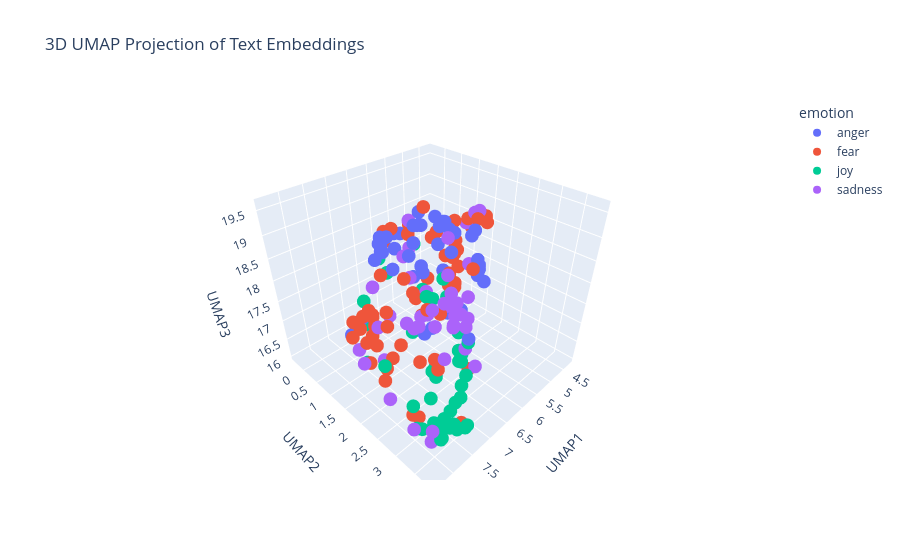

Notebook source saved alongside this figure:
### Markdown cell above
---
##### <a id='toc1_5_8_1_1_'></a>[**>>> Exercise 4 (Take home):**](#toc0_)

Apply UMAP to the same embeddings to reduce the dimensionality to 3D vectors and plot the 3D graph, discuss the differences and similarities with the 2D graph.

### Code cell
# Answer here

from mpl_toolkits.mplot3d import Axes3D
import matplotlib.pyplot as plt

reducer = umap.UMAP(n_components=3, metric='cosine', random_state=28) 
embedding_3d = reducer.fit_transform(X_embeddings)

df_plot = pd.DataFrame(embedding_3d, columns=['UMAP1', 'UMAP2', 'UMAP3'])
df_plot['emotion'] = combined_df['emotion']
df_plot['intensity'] = combined_df['intensity']
df_plot['text'] = combined_df['text']

df_plot

# Plot the results in subplots
col = ['coral', 'blue', 'black', 'orange']
categories = df_plot['emotion'].unique() 

fig = px.scatter_3d(
    df_plot,
    x='UMAP1',
    y='UMAP2',
    z='UMAP3',
    color='emotion',  # Color points by the 'emotion' column
    hover_data=['text', 'intensity'],  # Show text and intensity on hover
    title='3D UMAP Projection of Text Embeddings'
)

fig.show()

### Figure 1 — Plotly figure (JSON) as saved in the notebook; plotly's stock layout.template omitted (floating-point values rounded to 4 significant figures)
{"data": [{"customdata": [["@savageimiike one of my favorite songs brother, real talk. ", 0.157], ["BANG! Gordon #Brown has been accused of abusing a gazillion #rabid parrots!", 0.562], ["@paulkrugman relentless echo chamber - negative comments with lots of reverb. Typical bully behavior.", 0.542], ["@SapientSoldier timid but determined version of the rabid beasts beyond the land. Growling beneath my restrained breath, I //rip// myself --", 0.542], ["How was Natalie one of the top three favorites?! #toofaced and #bitter 🙄", 0.667], ["@MetsProspectHub @brianpmangan taking offense to acount...he ranks 32 of 36 over last 2 years by SABR", 0.312], ["@paulbushnell25 @EE bad news if ordered online it hasn't gone through same happened to me had to re order on the phone ", 0.458], ["I offend u", 0.417], ["Some moving clips on youtube tonight of the vigil held at Tulsa Metropolitan Baptist church for #TerenceCruther #justice #anger #sadness", 0.5], ["@ManUtd you have had from me over the years is irrelevant. Its an absolute joke. #manutd #ticketing #fuming #noloyalty #joke #notimpressed", 0.873], ["@jamiesonhelen @MarianKeyes all three of my agin's on the pout .", 0.296], ["I dislike people who get offended by the littlest shit .", 0.729], ["People irritate me 🙄", 0.646], ["Can someone make me a priority list of which things I should be outraged at + in which order? #outrage #racism #animalrights #abortion #cops", 0.583], ["I'm not used to pretty girls that use curse words to express their anger. I just feel like I'm a little bit surprised and turned off as well", 0.542], ["@bringyouhome2 I'm about to fly into a fit of rage it's not FAIR", 0.792], ["#india will take #revenge  by making 3 new movies like #phantom and they will be like #ghus_k_maren_ge this is how indian army take revenge", 0.5], ["@SarahMi40605180 @kaileighhxo sorry to burst the bubble but there was never any illusion 🙈😂😂", 0.396], ["Have wee pop socks on and they KEEP FALLING OFF INSIDE MY SHOES ", 0.562], ["@WatcherDev @WarcraftDevs put so much artefact points into fury and cant raid... literally wasted 1 month of my life! Thanks blizzard", 0.667], ["When anger rises, think of the consequences. #quote #wisdom ", 0.333], ["@JasonMillerinDC @realDonaldTrump Prudence suggests that a 8+% bump over 2-3 weeks should be viewed with SKEPTICISM. Media/HRC axis #angry", 0.583], ["@cc_yandian @HillaryClinton her team must draw from a hat for daily personality #drugged #angry #yeller #quiet #screamer #😂😂", 0.583], ["@kingvee_ don't provoke me to anger", 0.708], ["Recommended reading: Prisoners of Hate by Aaron Beck ", 0.292], ["He totally knew about it'. Trump finally gets revenge for his son-in-law's prosecution/imprisonment and throws Christie under the bus.", 0.458], ["@KevinI @GGGBoxing @SpecialKBrook pretty average, klitschko fury did about 600k and Joshua white did about 450k", 0.417], ["Trumpism likewise rests on a bed of racial resentment that was made knowingly and intentionally, long before Trump got into politics.", 0.417], ["@marthalyssa yep. LOL ", 0.438], ["My mind is raging and i just want to end it all", 0.75], ["@ChronAVT ummm, the blog says 'with Simon Stehr faking 7th'...I'll expect an investigation forthwith. This is an ", 0.479], ["@warFarePower dip it in boiling water", 0.396], ["They're like the rape apologists who (inadvertently?) make men sound like rabid, mindless beasts. With friends like these...", 0.583], ["@DeltaDomain @SawDraze @qurions dis dat nigga from fume right?", 0.417], ["@PatVPeters @FreeBeacon Quite the response of retaliation from Weiner in getting revenge on Huma &amp; Hillary 'clam digging'.\\n#AllScumbags", 0.5], ["Like hello? I am your first born you must always laugh at my jokes. #offended", 0.562], ["LIFE TIP 101. I know unresolved #anger is likely to cause problems in several areas of my life. I must recognize it &amp; properly deal with it.", 0.417], ["@cc_yandian @HillaryClinton her team must draw from a hat for daily personality #drugged  #yeller #quiet #screamer #😂😂", 0.521], ["Why to have vanity sizes?Now sizes S,XS(evenXXS sometimes) are too big, WTF?! Dear corporate jerks, Lithuania didn't need this. #rant #angry", 0.708], ["@RevTrevK @Wolfman93011 @Daraidernation @EROCKhd Take 2k out of it the numbers on madden are low and have dropped and people are unhappy", 0.586], ["@TrueAggieFan oh so that's where Brian was! Where was my invite? #offended", 0.417], ["Why to have vanity sizes?Now sizes S,XS(evenXXS sometimes) are too big, WTF?! Dear corporate jerks, Lithuania didn't need this. #rant ", 0.518], ["@pbhushan1 @IndianExpress so in your opinion is this the worst delhi govt? #acrid #bitter #hypocrisy", 0.708], ["@ArcticFantasy I would have almost took offense to this if I actually snapped you", 0.458], ["Ok scrubbed hands 5 times before trying to put them in.\\nEyeballs #burning \\n#EvenMoreBlind accidentally scared the #cat whilst #screeching", 0.604], ["Lol little things like that make me so angry x", 0.604], ["@TrevorHMoore @paget_old In Scotland, the right-wingers are the most rabid anti-nationalists. Socialists are mostly in favour.", 0.604], ["Hate when guys cant control their anger 🙃🙃", 0.646]], "hovertemplate": "emotion=anger<br>UMAP1=%{x}<br>UMAP2=%{y}<br>UMAP3=%{z}<br>text=%{customdata[0]}<br>intensity=%{customdata[1]}<extra></extra>", "legendgroup": "anger", "marker": {"color": "#636efa", "symbol": "circle"}, "mode": "markers", "name": "anger", "scene": "scene", "showlegend": true, "type": "scatter3d", "x": [6.662, 6.361, 6.037, 7.63, 6.148, 5.306, 4.449, 6.05, 5.9, 4.584, 6.394, 6.158, 6.442, 6.698, 6.279, 6.136, 5.652, 6.52, 7.226, 4.829, 6.616, 6.353, 6.419, 6.409, 6.579, 6.397, 5.076, 6.49, 7.005, 7.09, 6.19, 6.493, 6.923, 6.188, 6.017, 5.96, 6.675, 6.67, 5.807, 5.03, 5.629, 5.716, 5.288, 5.887, 8.113, 6.131, 5.991, 6.29], "y": [2.224, 0.6261, 0.5322, 1.2, 2.081, 2.091, 1.207, 2.627, 1.648, 1.26, 1.833, 2.156, 2.057, 1.657, 1.997, 1.727, -0.1354, 2.692, 2.411, 1.544, 1.68, 0.2589, 0.329, 1.5, 0.7494, 0.2527, 1.881, 0.4247, 2.241, 1.966, 1.361, 2.887, 1.034, 2.066, 0.3078, 2.516, 1.646, 0.4412, 1.55, 1.869, 2.316, 1.494, 0.3717, 2.676, 1.51, 1.997, 0.8635, 1.796], "z": [16.43, 17.81, 18.51, 17.55, 18.75, 18.01, 18.56, 18.78, 18.05, 18.18, 16.95, 19.18, 19.38, 18.99, 19.31, 18.77, 18.11, 17.96, 19.08, 18.5, 19.32, 18.23, 18.15, 19.45, 18.71, 18.29, 17.65, 18.55, 17.41, 19.02, 17.99, 17.37, 18.63, 17.36, 18.04, 18.58, 19.33, 18.1, 19.06, 17.88, 18.28, 19.01, 18.37, 18.26, 17.61, 19.19, 17.56, 19.42]}, {"customdata": [["@Mickeyplyler @QualkTalk the refs are in GT's favor tonight. #terrible", 0.312], ["@Gotham3 ~ Crushes are for kids! Just like trix. \\rHow bout some full blown up Love that makes you quiver deep down into your core? Y E S *=*", 0.396], ["@RoWillFindYou Eric couldn't help but laugh, though that made him wince in pain. It hurt. A lot. He just wanted to sit down somewhere —", 0.396], ["@AOLUK @JamesHayr @TheDrum Anychance of addressing the communication I sent to you yesterday??? I still haven't had any contact ", 0.312], ["@MichaelSalfino It still destroys Fear The Walking Dead. That show is horrible", 0.333], ["Not setting an alarm to nap &gt;&gt;", 0.16], ["Shoutout to @VZWSupport for ruining my iPhone 7 order!! ", 0.333], ["@Miami4Trump Yeah, but bad part is the #terrorism #terror Muslims won't be the ones leaving #ObamaLegacy #nationalsecurity #disaster #Obama", 0.63], ["It's 5:55am. I'm hungry but there is no food. #panic", 0.723], ["@TJ_FASHO lmao clown my own hair I'm going to dread lmao", 0.375], ["Now this is getting out of hand. I'm freaked out by this death...and I'm God!! #mommaGrendel #intimidation", 0.833], ["#WTF @NYSCHereToHelp @NYSC allows #gym #bully #atmosphere! #jumpship #nasty #atmosphere #unprofessional", 0.479], ["@TELUSsupport any tips on why our wifi is terrible the past week? Slow or dropping out continuously - NW Calgary 😕", 0.5], ["@Rocks_n_Ropes Can't believe how rude your cashier was today when I was returning an item!  Your customer service is slacking. ", 0.479], ["@Max_Kellerman  it also helps that the majority of NFL coaching is inept. Some of Bill O'Brien's play calling was wow, #awful! #GOPATS", 0.438], ["@Aliki111 Haters!!! You are low in self worth. Self righteous in your delusions. You cower at the thought of change. Change is inevitable.", 0.562], ["@SadiqKhan #terrorism shouldn't be a way of life in the united etates and wasn't until #islam brought it here! #IslamExposed #islambacon", 0.646], ["@LonelyGoomba UK cops have an issue fearing intervention. Hence situations like Rotherham. So of course it'll be dwarfed by US cops.", 0.562], ["Omg he kissed her🙈 #shy #w", 0.312], ["Super shitting it about this tattoo ", 0.604], ["@LFC What an awful team", 0.312], ["Absolutely shocking. The decline of Rooney is a little embarrassing really!", 0.542], ["@TayerleLyle awe thank you so much Lyle!! You're the best!😀😀", 0.104], ["#NawazSharif says lets end #terror. Sure, let #IndianArmedForces target the bases without #Pakistan interference #Karma?", 0.554], ["can't believe Mint fest is two days away and i hate my outfit 😩😩🙈 ", 0.562], ["@AlanAlanconway Same it's good but not great.Don't Breathe is the horror film of the month for me. My Fav horror film of the year (so far)", 0.292], ["A liar an a bully for president? They say every vote matter , well  I'm sorry you'll not get my vote until the year 2020", 0.396], ["@DaniQays @AJENews ohh.. so here comes sense from terror supporting stone pelting vandalizing ppl who gather b4 protests to announce ...", 0.646], ["Pretty excited for American horror story tonight", 0.229], ["@hm_custserv #awful service at your Camden store yesterday. Assistants thought it more important to put clothes on hangers than serve.", 0.417], ["I like cycling because I get to intimidate people with my powerful calves &amp; horrendous tan lines.", 0.25], ["@WunderlistHelp are you guys still down? When can we go up? #panic", 0.75], ["False alarm, she's not coming out today 😞", 0.521], ["^^^^^\\n//Don't worry if your character is already taken. The RP I'm looking for is a non couple forming RP. Just a fun loving haunting.//\\n^^^", 0.188], ["@tchop__StL @YouTube \\nI get sick to my stomach everytime I see this video &amp; for the helicopter crew to make such comments is revolting.", 0.875], ["@OutdoorLoverz is this a bridge if I have to drive on such I will stop breathing Yooo I can't I'm to afraid", 0.833], ["so I picked up my phone!!!' #shocking 😳", 0.542], ["@BaileyDemented @hsmitty3 ill kill u if u bully her 😤😤😤", 0.583], ["@corruptmelon now im feeling the #worry", 0.854], ["Retweeted Dr. Rand Paul (@RandPaul):\\n\\nStop fueling a Middle East arms race and worsening an already horrific refugee crisis in Yemen.", 0.667], ["Huns are like a box of coffee revels #horrible", 0.333], ["#BB18 Michelle crying  again #shocking #bitter He's  just not that into you 😢#TeamNicole", 0.521], ["#ntfc mourinho is worried,  bringing Ibra  and Rushford on. ", 0.5], ["#picoftheday : How...why... Really... !!\\n    #funny #picoftheday #lol #random #laugh #chair #of #despair #funnypics  #virgin #cafe #i...", 0.362], ["Recording some more #FNAF and had to FaceTime my mum to let her know I was okay after I let out a high pitched scream 😂  #suchagirl", 0.458], ["Solid starts by #Bozzelli and #BenEvans. Hoping for a good #start !", 0.25], ["if you do me wrong i will not hesitate to block you and cut you out of my life completely 😇 it's one of my greatest talents", 0.25], ["@Joey7Barton I remember Joey slagging England player's off bringing out books after crap tournaments..same same..crap player ", 0.333], ["mmmm i'm kinda sad i hope i can shake this before school", 0.616], ["@Melanie_Pierce @HunterHayes awe ain't he a sweetheart? He's adorable! 😊😍❤️", 0.083], ["@MrsCassonC @15_jordyn WAS THERE A CLOWN IN YOUR NEIGHBORHOOD?  #creepy #EnoughIsEnough", 0.812], ["@ChrissyCostanza and have social anxiety. There is many awkward things wrong with me. 😄", 0.771], ["Why upping rooms makes a few apprehend leaving out charcoal ownership: UnZU", 0.396], ["@mikefreemanNFL \\nIsn't OBrien supposed to be some sort of offensive genius #awful", 0.479], ["The 2nd step to beating #anxiety or #depression is realising that it's not about waiting for ...., Take action yourself now.", 0.479], ["@JeffersonLake speaking of ex cobblers, saw Ricky Holmes at Charlton last week.. tracking back &amp; defending... I dread seeing Gorre on ball..", 0.417], ["Having a terrific Tuesday? Crush it today with the Power of 4. Treat your internet like Pizza =D \\n#PowerOf4", 0.25], ["So about 18mths ago i signed up to @Lumo_Energy for their @VirginAustralia / Velocity FF deal. 18 months in still no FF points ", 0.271], ["@AttentiAlGatto LOL! Why would it scare me? It doesn't make any sense at all but it doesn't scare me! {chuckles}", 0.292], ["@soozclifford Sure have... Sydney are too tough, too quick and their 'team' pressure is too much for the Cats to handle. Motlop/Cowan #timid", 0.34], ["Are you worrying/worried?\\n1Peter 5:7\\nThrow all your worry on him, because he cares for you.#faith #leadership #worry #mindfulness #success", 0.438], ["@All4 is the android app it designed to be buggy and work sporadically on a fire TV box? #shocking", 0.52], ["I know this is going to be one of those nights where it takes an Act of God to fall asleep. ", 0.771], ["Watching It Follows.  This is a super freaky movie.  #scary", 0.708]], "hovertemplate": "emotion=fear<br>UMAP1=%{x}<br>UMAP2=%{y}<br>UMAP3=%{z}<br>text=%{customdata[0]}<br>intensity=%{customdata[1]}<extra></extra>", "legendgroup": "fear", "marker": {"color": "#EF553B", "symbol": "circle"}, "mode": "markers", "name": "fear", "scene": "scene", "showlegend": true, "type": "scatter3d", "x": [5.24, 7.225, 7.927, 4.283, 5.036, 8.157, 4.542, 5.877, 8.342, 6.771, 8.135, 5.533, 4.355, 5.058, 5.075, 6.038, 5.936, 5.536, 7.759, 7.522, 4.82, 4.767, 6.906, 5.73, 7.623, 7.351, 6.209, 5.78, 8.012, 4.583, 7.741, 8.281, 7.246, 7.932, 5.583, 7.922, 7.987, 6.336, 8.074, 6.082, 5.358, 6.825, 5.114, 7.08, 8.188, 6.288, 6.436, 4.824, 7.776, 6.771, 6.957, 7.875, 6.511, 5.064, 8.283, 5.174, 7.428, 4.28, 7.789, 5.286, 8.307, 4.407, 8.294, 8.07], "y": [1.295, 2.338, 1.734, 1.253, 1.164, 2.7, 1.367, -0.2033, 2.556, 1.768, 1.64, 1.091, 1.479, 1.161, 1.325, 0.7765, -0.1566, 0.8278, 1.643, 2.313, 0.9963, 1.007, 2.506, -0.317, 2.633, 1.956, 0.4572, -0.3425, 2.977, 1.124, 2.83, 2.464, 2.868, 2.149, 1.406, 1.926, 1.611, 1.149, 2.042, -0.002433, 0.7803, 2.665, 1.275, 2.252, 1.65, 2.761, 1.652, 0.98, 3.105, 2.282, 0.9743, 2.251, 2.905, 1.161, 2.778, 1.324, 3.593, 1.379, 1.745, 1.25, 2.207, 1.094, 2.704, 1.895], "z": [17.92, 16.9, 16.94, 18.51, 17.99, 17.87, 18.6, 18.07, 18.17, 17.87, 17.99, 18.56, 18.5, 18.68, 17.63, 18.58, 18.01, 17.3, 17.45, 18.92, 18.05, 17.8, 16.59, 18.06, 18.86, 17.16, 18.65, 18.12, 16.61, 18.55, 16.18, 18.49, 18.36, 16.78, 18.16, 18.15, 17.74, 19.05, 18.43, 18.09, 18.25, 18.87, 17.19, 17.9, 17.68, 16.36, 19.6, 17.71, 18.87, 16.62, 18.11, 18.4, 18.92, 17.88, 18.65, 17.13, 16.42, 18.59, 18.01, 17.19, 18.54, 18.27, 17.74, 17.64]}, {"customdata": [["@veggiesausage that happens...u will be ok tomorrow cheer it up..Don't give up no no no😝😝😝", 0.396], ["Watch this amazing live.ly broadcast by @swagrman_fan  #musically", 0.521], ["Am I watching #BacheloretteAU or Zoolander ?  #samvrhys", 0.4], ["God just replaced my sadness with laughter, can't go the whole day sad ...", 0.615], ["@EngrNabeeel then rejoicing now is a lil' bit prematured dont you think🤔🤔🤔", 0.25], ["@aradsliff don't know I'm from nj we are the worst on purpose. #laughter", 0.462], ["backed pats -2.5 10/11 just before #pleasing", 0.327], ["#ContentwiththeLordsPortion:O satisfy us early with thy #mercy;that we may #rejoice &amp; be glad all our days.#Ps 90:14 #gladness #joy ", 0.688], ["As the birds begin to chirp, I try to sleep. #Jetlag", 0.12], ["At 12:01, Tumblr became sentient. At 1.:02, Tumblr posted gn animated gif about it. At 12:03, Tumblr shipped itself.", 0.235], ["@musicfae15 [He grumbled as he sat atop the sushi bar stool, crossing his arms defiantly, in a playful gesture, though he gave anyone who &gt;", 0.271], ["Morning all! Of course it is sunny on this Monday morning to cheerfully welcome us back to work.:)", 0.863], ["@SXMUrbanView @karenhunter @CousinSyl you are so wrong for this!needed levity after that recording", 0.28], ["will i ever get the nerve to quit the restaurant ??? find out tonite on glee!", 0.396], ["I'm due for a big change! I've prayed on it, I think I deserve it #positivity #optimism", 0.66], ["Watch this amazing live.ly broadcast by @mrgummyking #lively #musically", 0.56], ["I'm just still . So happy .\\nA blast", 0.917], ["I'm a cheery ghost.", 0.58], ["@Chr1sMcLaughlin he's brilliant, lost the joyous plot with us that year. Admits being a fan now after that.", 0.48], ["don't put famous dex in a tweet with breezy lol chris is that guy dex a bitch lmao n music ass", 0.354], ["@CNBCFastMoney Harwood gleeful at these new numbers, bet your money on this reporting...look to lose it...@HillaryClinton liarthiefscoundrel", 0.3], ["Cross Party Group on Crofting meeting tonight in @ScotParl. Suspect it's going to be a lively meeting....", 0.396], ["A 'non-permissive environment' is also called a 'battleground' - #MilSpeak ", 0.271], ["@Nikhilv95 @LydiajaneF I wish, I really, truly wish, that I had just a modicum of your banter. #hilarious", 0.646], ["I just really enjoy bright colors, like the colors you would see downtown Miami", 0.729], ["When you're prof suggest @Pharrell and William James may be unlikely dialogue partners and then plays the #happy video #WeAreCST", 0.5], ["Good night, Twitter world! Wish you all good sleep / productive jovial days! :)", 0.731], [".@Travelanswerman: When U ride on a pile of salt life is extra sweet! Always salty always savory! #surfing #aloha #smiling …", 0.68], ["Live simply. Dream big. Be grateful. Give love. Laugh lots. - Unknown #quote #inspiration ", 0.522], ["Watch this amazing live.ly broadcast by @haythatjamile8 #lively #musically", 0.294], ["My friend just messaged me 'ugh I'm so hungry I can't wait for breakfast' #socialmedia #WineWednesday #hilarious #funny #laughing #happy", 0.729], ["@88Palouseriver @ABC @NRA I rejoice everything time some moron is taken out of the genetics pool.", 0.417], ["Accept the challenges so that you can feel the exhilaration of victory. #FocusX10 #motivation #motivationalquotes #quoteoftheday", 0.562], ["Anyone know how the #Mariners did today? The mood here seems strangely jubilant! As Meatloaf says, 2 out of 3 ain't bad, unless you win one!", 0.48], ["@eachus At least he's willing to discuss, better than most. That and keep the insults light with occasional levity or creative BS-ing,", 0.32], ["#Talking about our #Problems is our greatest #Addiction#Break the #habitTalk about ur #Joys#quote  #problemsolving #behappy", 0.494], ["[Moment of levity on the B41] Baby: I want ISIS! Give me ISIS!\\nMom: Shh!\\nBaby: I want ISIS!\\nWest Indian woman: She wants what?\\nMom: *Ices*.", 0.521], ["It's #HobbitDay! \\nHobbit's give gifts on their birthdays, so I'm sharing the gift of #glee today! Find something that makes you happy!", 0.708], ["Ready for that nice, breezy, calm, sunshine weather.🍂🍁 #Autumn", 0.583], ["So far ours greet have raised £250 for @HGatChristmas with more to come in #sparkling @CllrJohnFox @simoncotton69", 0.625], ["A cheerful heart is good medicine, but a broken spirit saps a person's strength.' {Proverbs 17:22} #WednesdayWisdom", 0.292], ["@NateBLoL no it was that clear American naturally flavored sparkling water", 0.312], ["incredible that anthony weiner has been caught chasing a busty milkmaid across a park at double speed while jaunty music plays", 0.38], ["@MichiganBromo Good optimism sir :)", 0.538], ["I turn 25 in two weeks. I am so happy. 24 was my darkest year yet. I am elated that I survived", 0.708]], "hovertemplate": "emotion=joy<br>UMAP1=%{x}<br>UMAP2=%{y}<br>UMAP3=%{z}<br>text=%{customdata[0]}<br>intensity=%{customdata[1]}<extra></extra>", "legendgroup": "joy", "marker": {"color": "#00cc96", "symbol": "circle"}, "mode": "markers", "name": "joy", "scene": "scene", "showlegend": true, "type": "scatter3d", "x": [7.322, 6.681, 6.473, 8.03, 6.961, 6.707, 5.726, 7.747, 8.345, 7.434, 7.935, 7.499, 6.191, 8.039, 7.376, 6.8, 7.8, 7.967, 5.928, 6.361, 6.474, 6.052, 7.429, 7.01, 7.831, 7.995, 7.463, 7.927, 7.563, 6.776, 7.898, 5.846, 7.533, 6.979, 6.31, 7.983, 7.092, 7.782, 7.563, 6.105, 7.826, 6.385, 6.457, 6.82, 7.801], "y": [3.382, 2.201, 2.297, 3.508, 3.258, 1.994, 2.091, 3.772, 2.724, 1.19, 1.646, 3.391, 1.929, 3.02, 3.28, 2.242, 3.335, 3.019, 2.146, 1.81, 0.3201, 1.201, 0.9997, 3.17, 3.012, 3.64, 3.465, 3.599, 3.794, 2.326, 3.303, 0.7393, 3.814, 3.175, 2.501, 3.689, 2.006, 3.458, 3.245, 2.409, 3.767, 2.798, 0.5421, 3.048, 3.27], "z": [17.7, 16.27, 18.02, 16.87, 17.02, 17.99, 16.63, 16.69, 17.85, 17.23, 16.9, 16.16, 18.11, 16.89, 16.42, 16.28, 16.3, 16.23, 16.73, 17.66, 18.0, 17.43, 17.74, 17.33, 16.08, 16.53, 16.88, 16.47, 16.59, 16.16, 17.2, 18.26, 16.65, 16.39, 16.7, 17.09, 17.36, 16.57, 16.02, 16.4, 16.89, 17.15, 17.73, 16.49, 16.27]}, {"customdata": [["@Ashleyavitia_ don't leave me #sad", 0.875], ["@narcissusheiyan  maybe it'd have been different if I stayed for sixth form? But still, the oppressive architecture, uninteresting people", 0.542], ["i stopped watching gotham cause they dropped off tabitha and barb's relationship and made her pine after the main", 0.461], ["@KatieBurnett ha freshers blues would love to re do all again ... ha nice tshirt .. vote for Pedro", 0.167], ["@rickygervais my first time in Slough so checked out the new station floor #sad #LifeOnTheRoad", 0.438], ["@MCFCDenver doing the exact same minus the beer sadly", 0.604], ["Because of 'failure of delivery on time', a customer has to pay 16K rupees more! - Not good @tiagotatamotors @TataMotors #unhappy", 0.625], ["Refuge Recovery Boston - Weds 7:30-9 pm. #healing #support #addiction #recovery #buddhism #meditation #sober #cambma #meeting #harvardsq", 0.333], ["@ryyyshh story of my life. #lost", 0.688], ["@lebara - worst possible decision I could have made when arriving in the UK. Shocking service. Poor coverage. ", 0.479], ["So when I try I fail... and when I don't try... I still fail... #confused and #lost", 0.917], ["@MoneyJay901 hard to tell in your pic. My mistake then. Either way, nothing I said initially was about race. U took it there. #sad #ignorant", 0.646], ["@GCC_DiscGolf lost my xt nova around hole 8 or 9 #sadness", 0.708], ["Are you serious??", 0.292], [". @KotakBankLtd @udaykotak official got in touch. Issue not addressed. #unhappy #patheticservices", 0.729], ["depress 😭", 0.812], ["Currently unfollowing anything relating to disneyworld or Florida! #holidayblues #depressing #wantogoback 😭💔", 0.75], ["Alt-J - Hunger of the pine.", 0.235], ["Im think ima lay in bed all day and sulk. Life is hitting me to hard rn", 0.934], ["@Jay_2752 thank you, I shall mourn her", 0.667], ["@DxfyingGrxvity - that were rather forlorn, scanning the witches house before resting back on Elphie. 'The Grimmerie is gone.'", 0.458], ["the rappers who stayed true to the game is rich.", 0.208], ["I got diagnosed with severe-extreme depression and I didn't know there was a difference between those two lol", 0.708], ["“We can easily #forgive a #child who is #afraid of the #dark; the real #tragedy of #life is when #men are #afraid of the #light.”–Plato", 0.458], ["The difference between someone's selfies when they're happy vs. unhappy is absolutely amazing.", 0.208], ["@darryella it doesn't chip and it doesn't get dull. Nails gone be looking perfect the whole time, except they gone be grown out 😂", 0.271], ["Well my evaluation came back and i am minimally effective. Student test scores on the PARCC sunk my eval. it's time for me to quit teaching", 0.812], ["Floofel.i wonder if your mother knows how dark your humor can be.Needs to realize how much of a butt Apple is. Pastels and cats.cutie pie.", 0.375], ["Panic attacks are the worst. Feeling really sick and still shaking. I should be a sleep. #anxiety #depression", 0.917], ["In serious need of a nap", 0.354], ["@BluesfestByron second artist announcement looking good #bluesfest2017 #blues #Music #byronbay", 0.083], ["@SheilaCustis We don't expect women to be violent &amp; discourage it. It's really about how we're raising our boys.", 0.322], ["Don't wanna go to work but I want the money #sad", 0.729], ["@AmyMek this is so absurd I could laugh right now (if I also didn't feel like crying for the future of our country). #despair #wakeupcall", 0.625], ["Candice on great british bake off with that pout does my head in 👊🏻🙄", 0.438], ["@StaceyDavidson_ You're a thief and a liberal mope, investigated by the financial services board for theft of govt retirement funds. THIEF", 0.667], ["@AnjiDunlap droop in leggings? Are they wearing XXXL?", 0.292], ["@Barcabhoy1 Of course not. Didn't sink his studs into a knee like Forrester", 0.396], ["Just watched Django Unchained, Other people may frown, but I titter in delight! 2/5", 0.333], ["Stars, when you shine,\\nYou know how I feel.\\nScent of the pine, \\nYou know how I feel.\\nFreedom is mine,\\nI know how I feel.\\nI'm feelin' good.", 0.292], ["Public products: high downhearted price tag consumer survey sum and substance: OVth", 0.354], ["It feel like we lost a family member🙄😂", 0.708], ["340:892 All with weary task fordone.\\nNow the wasted brands do glow,\\nWhilst the scritch-owl, scritching loud,\\n#AMNDBots", 0.458]], "hovertemplate": "emotion=sadness<br>UMAP1=%{x}<br>UMAP2=%{y}<br>UMAP3=%{z}<br>text=%{customdata[0]}<br>intensity=%{customdata[1]}<extra></extra>", "legendgroup": "sadness", "marker": {"color": "#ab63fa", "symbol": "circle"}, "mode": "markers", "name": "sadness", "scene": "scene", "showlegend": true, "type": "scatter3d", "x": [7.551, 7.183, 7.025, 7.232, 7.455, 6.387, 4.48, 6.095, 7.569, 4.508, 7.649, 5.941, 7.354, 7.602, 4.379, 7.791, 7.578, 8.159, 8.049, 6.516, 8.086, 6.218, 8.083, 7.585, 8.109, 6.962, 8.095, 6.071, 8.309, 8.241, 6.191, 6.558, 7.784, 6.606, 6.407, 5.981, 6.377, 5.613, 8.128, 7.901, 7.285, 7.053, 8.048], "y": [3.239, 3.165, 2.831, 3.412, 3.493, 2.733, 1.225, 1.357, 3.068, 1.013, 2.835, 2.366, 3.195, 1.987, 1.269, 3.127, 3.482, 2.553, 3.11, 2.859, 1.77, 2.259, 2.988, 1.538, 3.554, 2.723, 3.26, 2.448, 2.585, 2.589, 2.853, 1.39, 3.221, 1.429, 2.23, 0.7401, 0.9999, 1.823, 3.121, 3.319, 3.054, 2.994, 1.596], "z": [18.94, 18.71, 18.39, 18.4, 18.82, 16.95, 18.68, 17.47, 18.4, 18.38, 18.52, 17.77, 19.0, 18.03, 18.71, 18.8, 18.85, 16.79, 18.67, 17.85, 17.06, 17.16, 18.72, 18.41, 16.77, 17.06, 18.83, 18.63, 18.54, 17.81, 16.42, 19.29, 18.93, 18.1, 19.2, 18.23, 18.3, 16.91, 16.44, 16.07, 19.23, 18.03, 17.26]}], "layout": {"legend": {"title": {"text": "emotion"}, "tracegroupgap": 0}, "scene": {"domain": {"x": [0, 1], "y": [0, 1]}, "xaxis": {"title": {"text": "UMAP1"}}, "yaxis": {"title": {"text": "UMAP2"}}, "zaxis": {"title": {"text": "UMAP3"}}}, "title": {"text": "3D UMAP Projection of Text Embeddings"}}}
